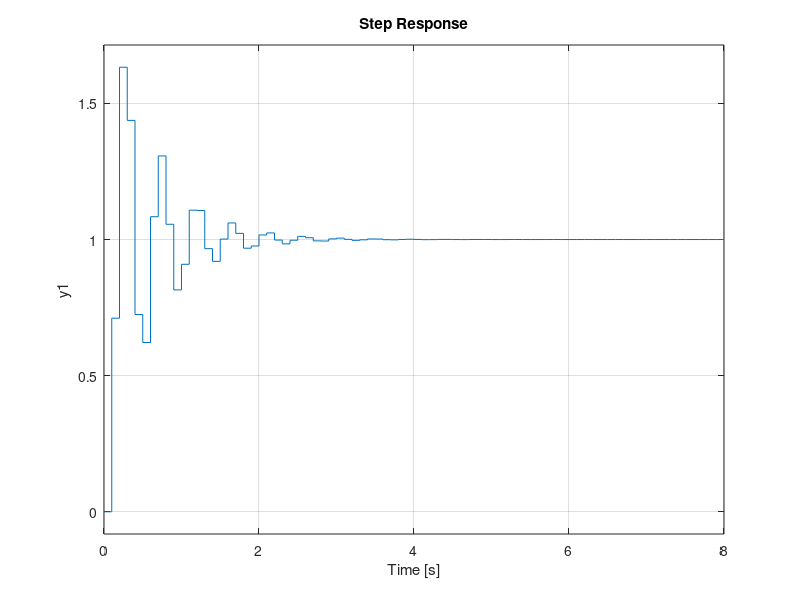

Here is the MATLAB script that generated this plot:
%
% mapzest_1s2s_plot.m
%
% s -> z mapping, z=e^(sT)
%
% unstable!
%

Tf = 8;  % time final (sec)

T = 0.1;

Gs = tf([1], [1 1 0]);
Ds = tf([147 880], [1 47]);

Gz = c2d(Gs, T, 'ZOH');

K = 11.87;
Dzp = tf([1 0.591], [1 -0.009], T);

Dz = c2d(Ds, T);
%Dz = K*Dzp;

%Hs = (Ds*Gs)/(1 + Ds*Gs);
Hz = (Dz*Gz)/(1 + Dz*Gz);

step(Hz, Tf);

print('mapzest_1s2s_plot.eps', '-deps');
